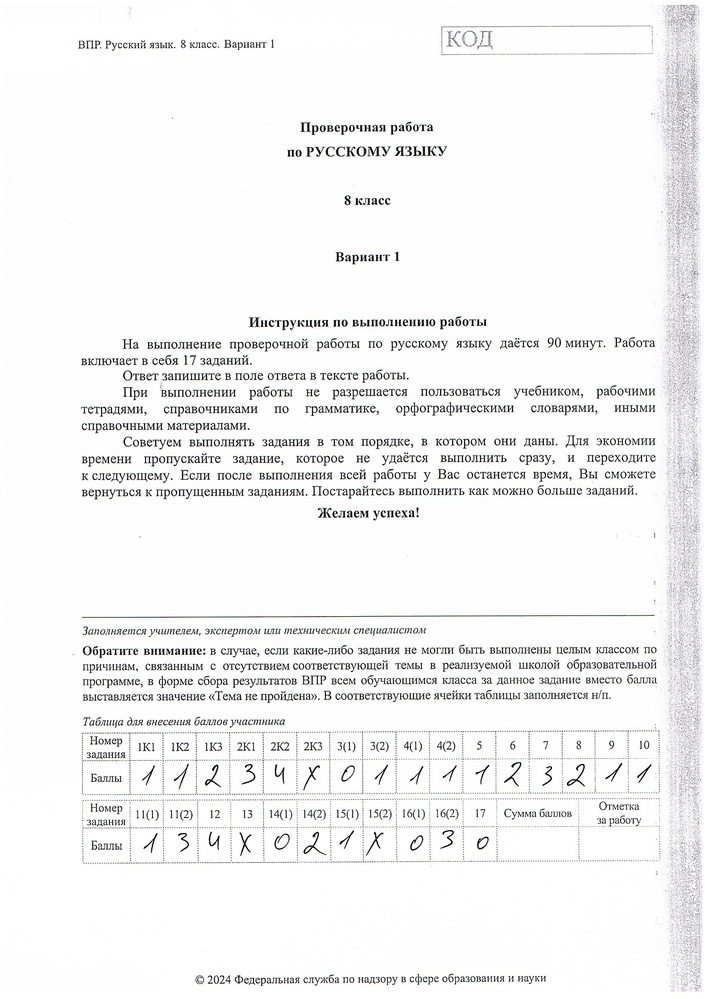
#> input picture help_imgs/rus 8.jpg, 707 x 999 px, shrunk from 2480 x 3505 before the run
$ python test.py
#> lines starting #> are read from the running program, lines starting #| are printed output that depends on the picture
import re
import cv2
import pytesseract
import numpy as np
import json
from difflib import get_close_matches


# Загрузка конфига
def load_config(config_path="config.json"):
#> called with config_path = 'config.json'
    with open(config_path, "r", encoding="utf-8") as f:
#> (reads config.json from the repository)
        return json.load(f)


# Извлечение региона из изображения
def extract_region(image, coords):
    x1, y1, x2, y2 = coords["x1"], coords["y1"], coords["x2"], coords["y2"]
    return image[y1:y2, x1:x2]


# Распознавание текста из шапки
def recognize_hat(region_img):
    text = pytesseract.image_to_string(region_img, lang="rus").strip()
    return text


# Определение предмета и класса из текста шапки
def parse_hat_text(text):
    # Регулярное выражение для извлечения предмета и класса
    # Учитываем, что предмет может состоять из двух слов (например, "русский язык")
    pattern = re.compile(r"ВПР\.\s*([А-Яа-я]+\s*[А-Яа-я]*)\s*\.\s*(\d+)\s*класс", re.IGNORECASE)
    match = pattern.search(text)
    if match:
        subject = match.group(1).lower()  # Приводим к нижнему регистру
        grade = match.group(2)
        return subject, grade
    return None, None


# Поиск наиболее схожего ключа в конфиге
def find_closest_key(subject, config):
    # Получаем список всех ключей в конфиге
    keys = [key for key in config.keys() if key not in ["regions"]]

    # Ищем наиболее схожий ключ по предмету
    closest_matches = get_close_matches(subject, keys, n=1, cutoff=0.6)
    return closest_matches[0] if closest_matches else None


# Основной скрипт
def main(image_path, config_path="config.json"):
    # Загрузка конфига
    config = load_config(config_path)

    # Загрузка изображения
    image = cv2.imread(image_path)
#> image is the input picture: shape (999, 707, 3); mean B, G, R 243.6, 243.5, 243.5
    if image is None:
        raise FileNotFoundError(f"Изображение по пути {image_path} не найдено.")

    # Извлечение шапки
    hat_region = extract_region(image, config["regions"]["hat"])
#> in extract_region, `x1, y1, x2, y2 = coords["x1"], coords["y1"], coords["x2"], coords["y2"]`: x1 = 0; x2 = 1488; y2 = 228
#> in extract_region, `return image[y1:y2, x1:x2]`:
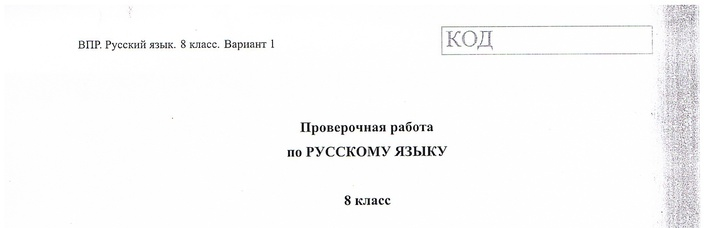
#> returned value: shape (228, 707, 3); mean of channels 0, 1, 2 249.6, 249.3, 249.4; drawn as B, G, R
    hat_text = recognize_hat(hat_region)
    print(f"Распознанный текст шапки: {hat_text}")

    # Определение предмета и класса
    subject, grade = parse_hat_text(hat_text)
    if not subject or not grade:
        print("Не удалось определить предмет и класс из шапки.")
        return

    # Формируем ключ для поиска в конфиге
    key = f"{subject} {grade}"
    print(f"Ищем ключ в конфиге: {key}")

    # Поиск ключа в конфиге
    if key not in config:
        print(f"Ключ '{key}' не найден в конфиге. Поиск наиболее схожего ключа...")
        closest_key = find_closest_key(subject, config)
        if closest_key:
            print(f"Найден наиболее схожий ключ: {closest_key}")
            key = closest_key
        else:
            print("Не удалось найти подходящий ключ в конфиге.")
            return

    # Извлечение таблицы
    table_coords = config[key]["table"]
    table_region = extract_region(image, table_coords)

    # Распознавание таблицы (здесь можно добавить логику распознавания таблицы)
    # Например, сохранение таблицы в файл для дальнейшей обработки
    cv2.imwrite(f"./debug/{key}_table.jpg", table_region)
    print(f"Таблица для предмета '{key}' сохранена в './debug/{key}_table.jpg'.")


if __name__ == "__main__":
    main("help_imgs/rus 8.jpg")
#> (the call stopped at in recognize_hat, `text = pytesseract.image_to_string(region_img, lang="rus").strip()`: pytesseract is not available in this run)
